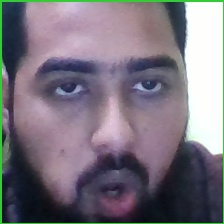
#> input picture dataset/Hamid.48.1.jpg, 224 x 224 px; its folder holds 4 pictures in this run
$ python trainer.py
#> lines starting #> are read from the running program, lines starting #| are printed output that depends on the picture
import os
import numpy as np
from PIL import Image
import cv2

def train_classifier(data_dir):
#> called with data_dir = 'dataset'
    allImagePaths = [os.path.join(data_dir, f) for f in os.listdir(data_dir)] #this is used to create the relative of all image that are stored in dara_dir all these paths are stored in python list 'allImagePaths'

    faces = [] #this list will store the images in the form of numpy array
    ids = []   #this list will store the userID of the numpy image coressponding to faces list


    for image in allImagePaths:
        img = Image.open(image).convert('L') #'L' is used to convert the image to gray scale
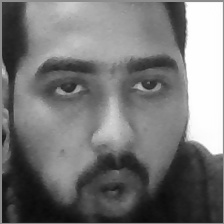
#> img: PIL image 224x224 L; min 10, max 255, mean 118.2
        imageNp = np.array(img, 'uint8')
        id = int(os.path.split(image)[1].split(".")[1])

        faces.append(imageNp)
        ids.append(id)
#> pass 2 of the loop in train_classifier, `for image in allImagePaths:`:
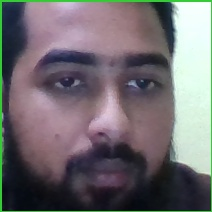
#> input picture dataset/Hamid.48.10.jpg, 212 x 212 px
#> in train_classifier, `img = Image.open(image).convert('L') #'L' is used to convert the image..`:
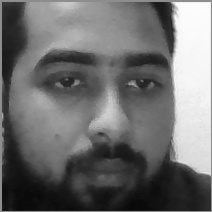
#> img: PIL image 212x212 L; min 8, max 253, mean 109.6
#> pass 3 of the loop in train_classifier, `for image in allImagePaths:`:
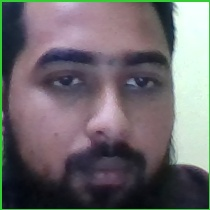
#> input picture dataset/Hamid.48.11.jpg, 210 x 210 px
#> in train_classifier, `img = Image.open(image).convert('L') #'L' is used to convert the image..`:
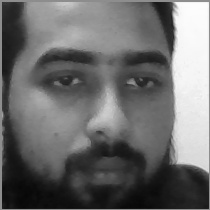
#> img: PIL image 210x210 L; min 7, max 252, mean 107.6
#> the loop made 4 passes; the first 3 are shown

    ids = np.array(ids) #now convert the whole python list to numpy array as for training purpose we have to use numpy array rather than python list
    clf = cv2.face.LBPHFaceRecognizer_create()
    clf.train(faces, ids)
    clf.write("classifier.yml")
    print(*allImagePaths, sep="\n")
    print("The above mentioned images are used for training purpose")

# MAIN
train_classifier("dataset") #Passing directory name as args.
